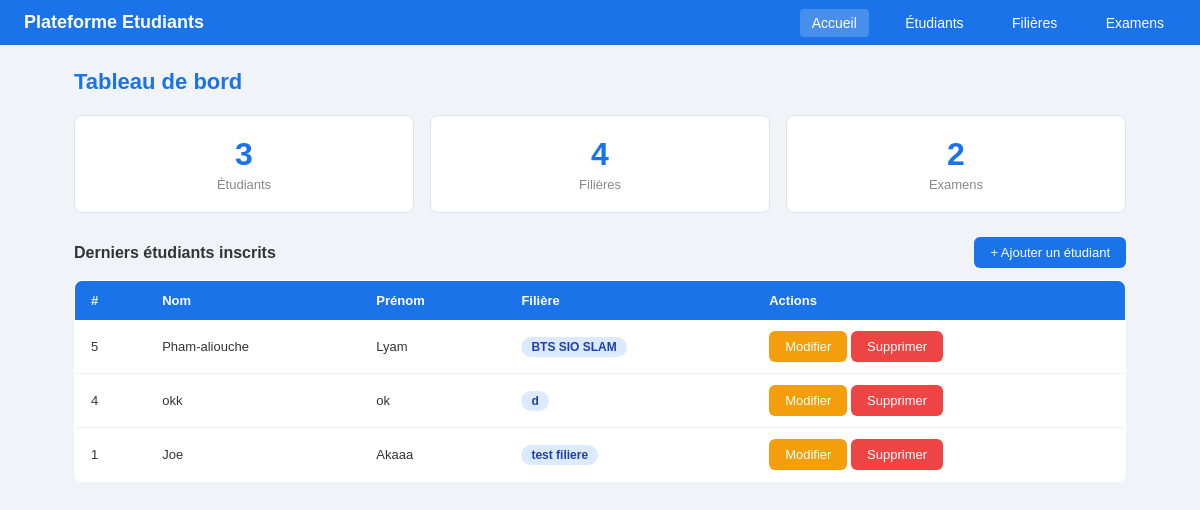
The page / on the database its author committed.
### tables this page shows
CREATE TABLE IF NOT EXISTS `etudiant` (
  `id_etudiant` int NOT NULL AUTO_INCREMENT,
  `nom_etudiant` varchar(30) NOT NULL,
  `prenom_etudiant` varchar(25) NOT NULL,
  `id_filiere` int NOT NULL,
  PRIMARY KEY (`id_etudiant`),
  KEY `fk_etudiant_filiere` (`id_filiere`)
);

CREATE TABLE IF NOT EXISTS `filiere` (
  `id_filiere` int NOT NULL AUTO_INCREMENT,
  `nom_filiere` varchar(100) NOT NULL,
  PRIMARY KEY (`id_filiere`)
);

### index.php (called while the page is built)
<?php
require_once 'gestion/router.php';

### view/dashboard.php (the view, shortened to what this page needs)
<!DOCTYPE html>
<html lang="fr">
<head>
    <link rel="stylesheet" href="assets/style.css">
</head>
<body>
    <div class="navbar">
        <a href="index.php" class="brand">Plateforme Etudiants</a>
        <nav>
            <a href="index.php" class="active">Accueil</a>
            <a href="index.php?page=etudiant">Étudiants</a>
            <a href="index.php?page=filiere">Filières</a>
            <a href="index.php?page=examen">Examens</a>
        </nav>
    </div>
    <div class="contenu">
        <h1 class="titre">Tableau de bord</h1>
        <div class="stats">
            <?php
            $nb_etudiants = $bdd->query("SELECT COUNT(*) FROM etudiant")->fetchColumn();
            $nb_filieres  = $bdd->query("SELECT COUNT(*) FROM filiere")->fetchColumn();
            $nb_examens   = $bdd->query("SELECT COUNT(*) FROM examen")->fetchColumn();
            ?>
            <div class="compteur-stats">
                <div class="nombre"><?= $nb_etudiants ?></div>
                <div class="libelle">Étudiants</div>
            </div>
            <div class="compteur-stats">
                <div class="nombre"><?= $nb_filieres ?></div>
                <div class="libelle">Filières</div>
            </div>
            <div class="compteur-stats">
                <div class="nombre"><?= $nb_examens ?></div>
                <div class="libelle">Examens</div>
            </div>
        </div>
        <div class="entete-tableau">
            <h2>Derniers étudiants inscrits</h2>
            <a href="index.php?page=etudiant&action=ajouter" class="bouton mainbut">+ Ajouter un étudiant</a>
        </div>
        <table>
            <thead>
                <tr>
                    <th>#</th>
                    <th>Nom</th>
                    <th>Prénom</th>
                    <th>Filière</th>
                    <th>Actions</th>
                </tr>
            </thead>
            <tbody>
                <?php
                $etudiants = $bdd->query("
                SELECT e.*, f.nom_filiere
                FROM etudiant e
                JOIN filiere f ON e.id_filiere = f.id_filiere
                ORDER BY e.id_etudiant DESC
                LIMIT 5
            ")->fetchAll();
                foreach ($etudiants as $e) : ?>
                    <tr>
                        <td><?= $e['id_etudiant'] ?></td>
                        <td><?= htmlspecialchars($e['nom_etudiant']) ?></td>
                        <td><?= htmlspecialchars($e['prenom_etudiant']) ?></td>
                        <td><span class="badge badge-bleu"><?= htmlspecialchars($e['nom_filiere']) ?></span></td>
                        <td>
                            <a href="index.php?page=etudiant&action=editer&id=<?= $e['id_etudiant'] ?>" class="bouton editbut">Modifier</a>
                            <a href="index.php?page=etudiant&action=supprimer&id=<?= $e['id_etudiant'] ?>" class="bouton suppbut">Supprimer</a>
                        </td>
                    </tr>
                <?php endforeach; ?>
            </tbody>
        </table>
    </div>
</body>
</html>

### gestion/router.php (shortened to what this page needs)
<?php
require_once 'config/bdd.php';
$page = $_GET['page'] ?? 'accueil';
if ($page == 'accueil') {
    require 'view/dashboard.php';
}

### assets/style.css (style rules this page uses)
* { margin: 0; padding: 0; box-sizing: border-box; }
body { font-family: Arial, sans-serif; background-color: #f0f4f8; color: #333; }
.navbar { background-color: #1a73e8; padding: 12px 24px; display: flex; align-items: center; justify-content: space-between; }
.navbar .brand { color: white; font-size: 18px; font-weight: bold; text-decoration: none; }
.navbar nav a { color: white; text-decoration: none; margin-left: 20px; font-size: 14px; padding: 6px 12px; border-radius: 4px; }
.navbar nav a:hover, .navbar nav a.active { background-color: rgba(255, 255, 255, 0.2); }
.contenu { padding: 24px; max-width: 1100px; margin: 0 auto; }
.titre { font-size: 22px; font-weight: bold; margin-bottom: 20px; color: #1a73e8; }
.stats { display: flex; gap: 16px; margin-bottom: 24px; }
.compteur-stats { background: white; border-radius: 8px; padding: 20px; flex: 1; text-align: center; border: 1px solid #dde3ec; }
.compteur-stats .nombre { font-size: 32px; font-weight: bold; color: #1a73e8; }
.compteur-stats .libelle { font-size: 13px; color: #888; margin-top: 4px; }
.entete-tableau { display: flex; justify-content: space-between; align-items: center; margin-bottom: 12px; }
.entete-tableau h2 { font-size: 16px; font-weight: bold; }
table { width: 100%; border-collapse: collapse; background: white; border-radius: 8px; overflow: hidden; border: 1px solid #dde3ec; }
thead { background-color: #1a73e8; color: white; }
th { padding: 12px 16px; text-align: left; font-size: 13px; }
td { padding: 11px 16px; font-size: 13px; border-bottom: 1px solid #eef1f5; }
tr:last-child td { border-bottom: none; }
.badge { padding: 3px 10px; border-radius: 99px; font-size: 12px; font-weight: bold; }
.badge-bleu { background: #dbeafe; color: #1e40af; }
.bouton { padding: 8px 16px; border: none; border-radius: 6px; font-size: 13px; cursor: pointer; text-decoration: none; display: inline-block; }
.mainbut { background: #1a73e8; color: white; }
.editbut { background: #f59e0b; color: white; }
.suppbut { background: #ef4444; color: white; }

### rows shown on the page
etudiant: id_etudiant "5", nom_etudiant "Pham-aliouche", prenom_etudiant "Lyam", id_filiere.nom_filiere "BTS SIO SLAM"
etudiant: id_etudiant "4", nom_etudiant "okk", prenom_etudiant "ok", id_filiere.nom_filiere "d"
etudiant: id_etudiant "1", nom_etudiant "Joe", prenom_etudiant "Akaaa", id_filiere.nom_filiere "test filiere"

### other values the page prints
$nb_etudiants "3"
$nb_filieres "4"
$nb_examens "2"
